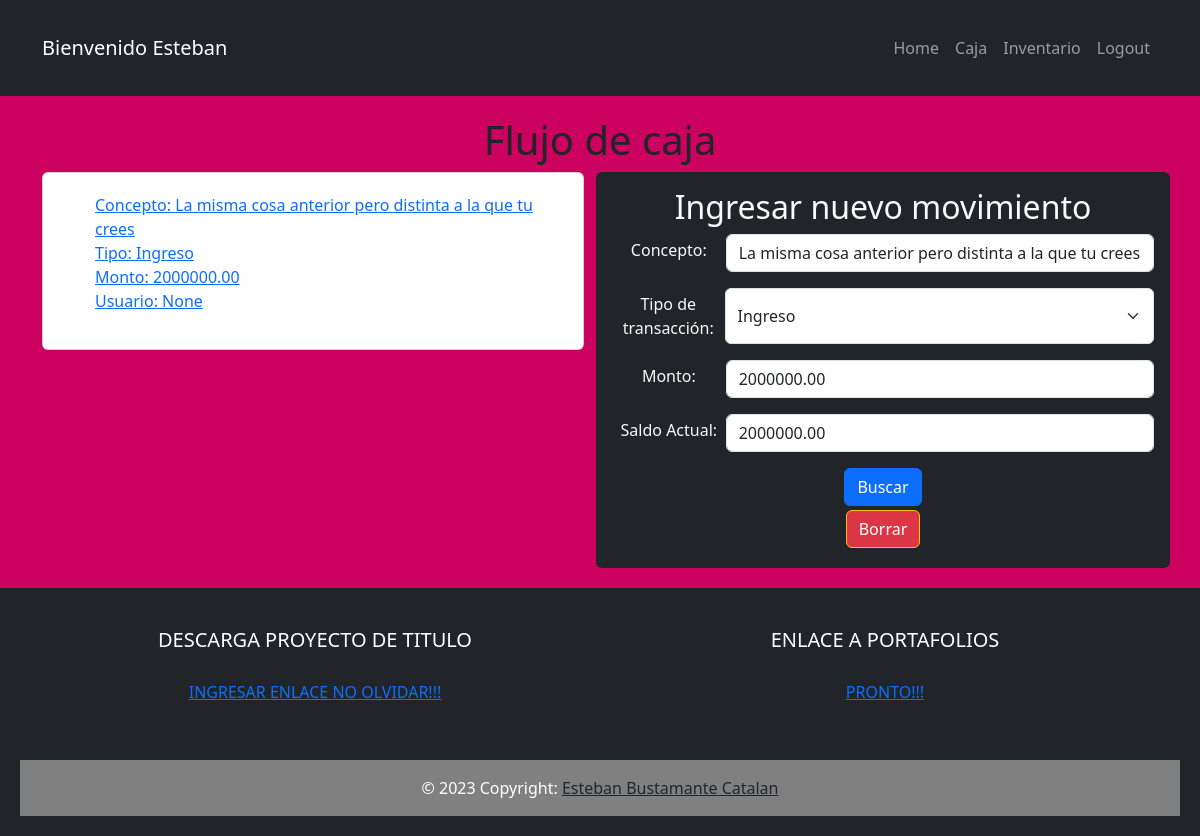
The page /caja/detalle/11/ (signed in) on the database its author committed.
### inventario/models.py (models this page shows, shortened)
class FlujoCaja(models.Model):
    fecha = models.DateField(default=timezone.now)
    concepto = models.CharField(max_length=255)
    tipo_transaccion = models.CharField(
        max_length=10,
        choices=[('Ingreso', 'Ingreso'), ('Egreso', 'Egreso')]
    )
    monto = models.DecimalField(max_digits=10, decimal_places=2)
    saldo_actual = models.DecimalField(
        max_digits=10, decimal_places=2, blank=True, null=True)
    usuario = models.ForeignKey(User, on_delete=models.CASCADE, null=True, blank=True)

### inventario/views.py (the view)
# urls.py: path('caja/detalle/<int:caja_id>/', views.detalle_caja, name='detalle_caja'),
@login_required
def detalle_caja(request, caja_id):
    flujo_de_caja = FlujoCaja.objects.get(id=caja_id)
    form = FlujoCajaForm()
    return render(request, 'detalle_caja.html', {'flujo_de_caja': flujo_de_caja, 'form': form})

### inventario/forms.py
class FlujoCajaForm(ModelForm):
    class Meta:
        model = FlujoCaja
        fields = ['concepto', 'tipo_transaccion', 'monto', 'saldo_actual']

### inventario/templates/detalle_caja.html (shortened to what this page needs)
{% extends 'base.html' %} {% block content%}
<div class="container">
    <h1>Flujo de caja</h1>
    <div class="row">
        <div class="col">
            <div class="card">
                <a href="{% url 'detalle_caja' flujo_de_caja.id %}">
                    <ul>
                        <li>Concepto: {{flujo_de_caja.concepto}}</li>
                        <li>Tipo: {{flujo_de_caja.tipo_transaccion}}</li>
                        <li>Monto: {{flujo_de_caja.monto}}</li>
                        <li>Usuario: {{flujo_de_caja.usuario}}</li>
                    </ul>
                </a>
            </div>
        </div>
        <div class="col bg-dark text-light text-center p-3 rounded">
            <h2>Ingresar nuevo movimiento</h2>
            <form method="POST" action="{% url 'crear_flujo_caja' %}">
                <div class="mb-3 d-flex justify-content-between">
                    <label for="concepto" class="form-label w-25 m-1">Concepto:</label>
                    <input type="text" class="form-control" id="concepto" value="{{flujo_de_caja.concepto}}" name="concepto">
                </div>
                <div class="mb-3 d-flex justify-content-between">
                    <label for="tipo_transaccion" class="form-label w-25 m-1">Tipo de transacción:</label>
                    <select class="form-select" id="tipo_transaccion" name="tipo_transaccion">
                        {% for choice in form.tipo_transaccion.field.choices %}
                            <option value="{{ choice.0 }}" {% if choice.0 == flujo_de_caja.tipo_transaccion %}selected{% endif %}>
                                {{ choice.1 }}
                            </option>
                        {% endfor %}
                    </select>
                </div>
                <div class="mb-3 d-flex justify-content-between">
                    <label for="monto" class="form-label w-25 m-1">Monto:</label>
                    <input type="text" class="form-control" id="monto" value="{{flujo_de_caja.monto}}" name="monto">
                </div>
                <div class="mb-3 d-flex justify-content-between">
                    <label for="saldo_actual" class="form-label w-25 m-1">Saldo Actual:</label>
                    <input type="text" class="form-control" id="saldo_actual" value="{{flujo_de_caja.saldo_actual}}" name="saldo_actual">
                </div>
                <button class="btn btn-primary" type="submit">Buscar</button>
            </form>
            <form action="{% url 'borrar_flujo_caja' flujo_de_caja.id %}" method="POST" onsubmit="return confirmarBorrado"><button class="btn btn-danger border border-warning m-1">Borrar</button></form>
        </div>
    </div>
</div>
{% endblock %}

### inventario/templates/base.html (shortened to what this page needs)
{% load static %}
<!DOCTYPE html>
<html lang="en">
<head>
  <link rel="stylesheet" type="text/css" href="{% static 'css/base.css' %}">
  <link href="https://cdn.jsdelivr.net/npm/bootstrap@5.3.1/dist/css/bootstrap.min.css" rel="stylesheet"
>
</head>
<body class="body_BGC">
  <nav class="navbar navbar-expand-lg navbar-dark bg-dark">
    <div class="container">
      {% if user.is_authenticated %}
      <a class="navbar-brand" href="#">Bienvenido {{ user.username }}</a>
      {% else %}
      <a class="navbar-brand" href="#">Navbar</a>
      {% endif %}
      <div class="collapse navbar-collapse" id="navbarNav">
        <ul class="navbar-nav ms-auto">
          <li class="nav-item active">
            <a class="nav-link" href="/"> Home </span></a>
          </li>
          {% if user.is_authenticated %}
          <li class="nav-item">
            <a class="nav-link" href="{% url 'caja' %}">Caja</a>
          </li>
          <li class="nav-item">
            <a class="nav-link" href="{% url 'req' %}">Inventario</a>
          </li>
          <li class="nav-item">
            <a class="nav-link" href="{% url 'signout' %}">Logout</a>
          </li>
          {% endif %}
        </ul>
      </div>
    </div>
  </nav>
  {% block content%}
  {% endblock %}
  <footer class="bg-dark text-white text-center text-lg-start">
    <div class="container">
      <div class="row">
        <div class="col-lg-6 col-md-12 mb-4 mb-md-0">
          <h5 class="text-uppercase text-center">Descarga proyecto de titulo</h5>
          <p class="text-center"><a href="">INGRESAR ENLACE NO OLVIDAR!!!</a>
          </p>
        </div>
        <div class="col-lg-6 col-md-12 mb-4 mb-md-0">
          <h5 class="text-uppercase text-center">Enlace a Portafolios</h5>
          <p class="text-center"><a href="">PRONTO!!!</a>
          </p>
        </div>
      </div>
    </div>
    <div class="text-center p-3" style="background-color: grey;">
      © 2023 Copyright:
      <a class="text-dark" href="">Esteban Bustamante Catalan</a>
    </div>
  </footer>
</body>
</html>

### static/css/base.css (style rules this page uses)
.body_BGC { background-color: rgb(204, 0, 95); }
p { padding: 20px; }
h1 { text-align: center; }
.card { padding: 20px; }
.container { padding: 10px; margin: 10px; }
footer { padding: 20px; }
ul { list-style-type: none; padding: 0; margin: 0; }

### rows shown on the page
FlujoCaja: concepto "La misma cosa anterior pero distinta a la que tu crees", tipo_transaccion "Ingreso", monto "2000000.00", usuario "None", saldo_actual "2000000.00"

### other values the page prints
{{ user.username }} "Esteban"
